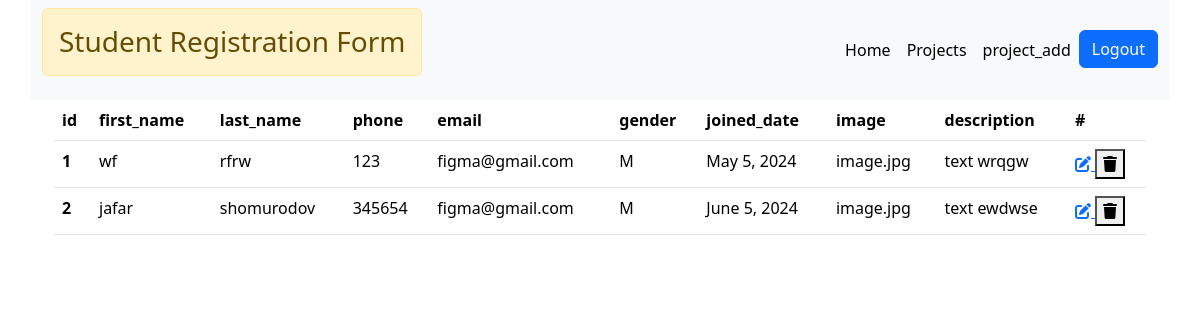
The app's page /projects with its own data.
### members/models.py (models this page shows, shortened)
class Member(models.Model):
    first_name = models.CharField(max_length=70)
    last_name = models.CharField(max_length=70, null=True, blank=True)
    phone = models.IntegerField(null=True ,blank=True)
    email = models.EmailField(default="figma@gmail.com")
    GENDER_CHOICES = (('M', 'Male'),('F', 'Female'))
    gender = models.CharField(max_length=1, choices=GENDER_CHOICES)
    joined_date = models.DateField(null=True,blank=True )
    image = models.ImageField(default='image.jpg')
    description = models.TextField(null=True, blank=True, default="text")

### members/views.py (the view)
# urls.py: path('projects',views.project_show, name = "project_show"),
def project_show(request):
    data=Member.objects.all()
    context = {
        'data':data,
    }
    return render(request, "projects.html", context)

### templates/projects.html (shortened to what this page needs)
{% extends 'home.html' %}
{% block content %}
<div class="container">
    <table class="table">
        <thead class="thead-dark">
            <tr>
                <th scope="col">id</th>
                <th scope="col">first_name</th>
                <th scope="col">last_name</th>
                <th scope="col">phone</th>
                <th scope="col">email</th>
                <th scope="col">gender</th>
                <th scope="col">joined_date</th>
                <th scope="col">image</th>
                <th scope="col">description</th>
                <th scope="col">#</th>
            </tr>
        </thead>
        <tbody>
            {% for i in data %}
            <tr>
                <th scope="row">{{forloop.counter}}</th>
                <td>{{i.first_name}}</td>
                <td>{{i.last_name}}</td>
                <td>{{i.phone}}</td>
                <td>{{i.email}}</td>
                <td>{{i.gender}}</td>
                <td>{{i.joined_date}}</td>
                <td>{{i.image}}</td>
                <td>{{i.description}}</td>
               <td>
                <a href="{% url 'update' i.id %}">
                <i class="fa-solid fa-pen-to-square"></i>
                </a>
                <form action="{% url 'delete' i.id %}" method="post" class="d-inline">
                    <button type="submit">
                        <i class="fa-solid fa-trash"></i>
                    </button>
                </form>
                </td>
            </tr>
            {% endfor %}
        </tbody>
    </table>
</div>
{% endblock content %}

### records on screen
Member: first_name "wf", last_name "rfrw", phone "123", email "figma@gmail.com", gender "M", joined_date "May 5, 2024", image "image.jpg", description "text wrqgw"
Member: first_name "jafar", last_name "shomurodov", phone "345654", email "figma@gmail.com", gender "M", joined_date "June 5, 2024", image "image.jpg", description "text ewdwse"
